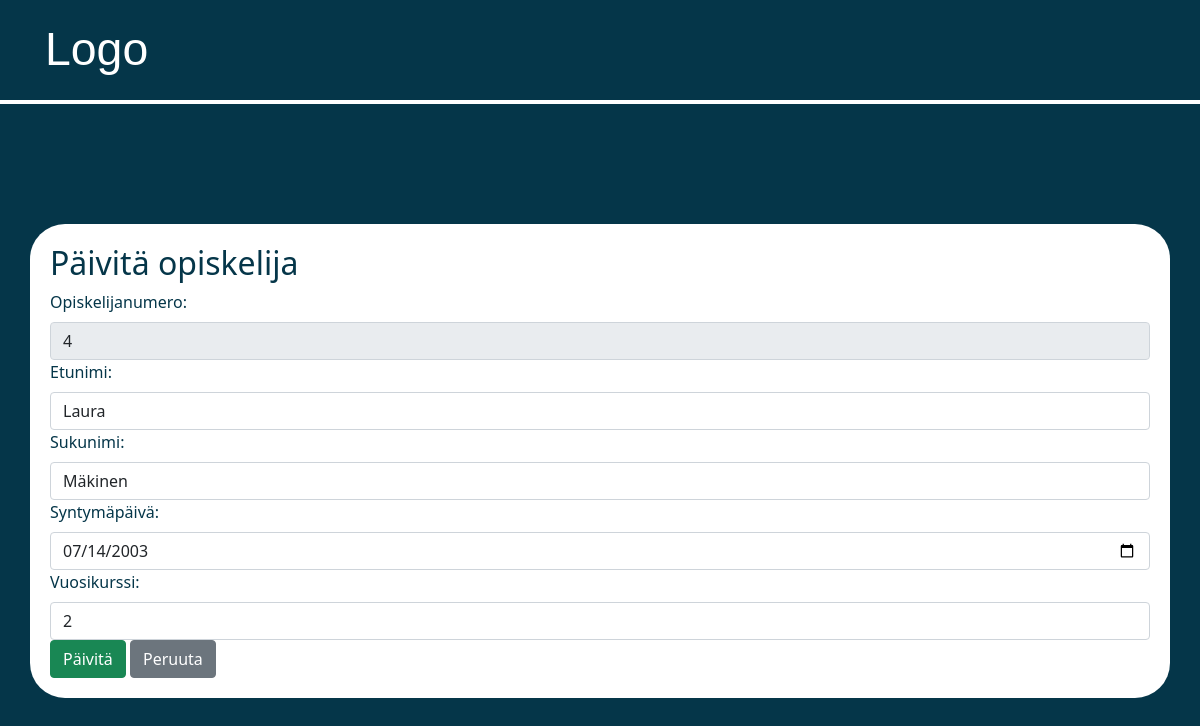
The app's page /Koodi/update.php?table=opiskelijat&id=4 with its own data.
### tables this page shows
CREATE TABLE `opiskelijat` (
  `Opiskelijanumero` int(11) NOT NULL,
  `Etunimi` varchar(20) NOT NULL,
  `Sukunimi` varchar(20) NOT NULL,
  `Syntymapaiva` date NOT NULL,
  `Vuosikurssi` int(11) NOT NULL
);

### Koodi/update.php (the view, shortened to what this page needs)
<?php
include("yhteys.php");
$id = $_GET['id'] ?? '';
$sql = "SELECT * FROM opiskelijat WHERE Opiskelijanumero = ?";
$stmt = $yhteys->prepare($sql);
$stmt->execute([$id]);
$student = $stmt->fetch(PDO::FETCH_ASSOC);
?>
<!DOCTYPE html>
<html>
<head>
    <link href="https://cdn.jsdelivr.net/npm/bootstrap@5.1.3/dist/css/bootstrap.min.css" rel="stylesheet">
    <link rel="stylesheet" href="styles1.css">
</head>
<body>
    <div class="header">
        <a href="index.php" class="logo">Logo</a>
    </div>
    <div class="container">
        <h2>Päivitä opiskelija</h2>
        <form method="POST">
            <div>
                <label class="form-label">Opiskelijanumero:</label>
                <input type="text" class="form-control" value="<?= $student['Opiskelijanumero'] ?>" readonly>
            </div>
            <div>
                <label class="form-label">Etunimi:</label>
                <input type="text" name="etunimi" class="form-control" value="<?= htmlspecialchars($student['Etunimi']) ?>" required>
            </div>
            <div>
                <label class="form-label">Sukunimi:</label>
                <input type="text" name="sukunimi" class="form-control" value="<?= htmlspecialchars($student['Sukunimi']) ?>" required>
            </div>
            <div>
                <label class="form-label">Syntymäpäivä:</label>
                <input type="date" name="syntymapaiva" class="form-control" value="<?= $student['Syntymapaiva'] ?>" required>
            </div>
            <div>
                <label class="form-label">Vuosikurssi:</label>
                <input type="number" name="vuosikurssi" class="form-control" value="<?= $student['Vuosikurssi'] ?>" required>
            </div>
            <button type="submit" class="btn btn-success">Päivitä</button>
            <a href="tiedot.php" class="btn btn-secondary">Peruuta</a>
        </form>
    </div>
</body>
</html>

### Koodi/styles1.css (style rules this page uses)
html, body { margin: 0; padding: 0; width: 100%; display: flex; flex-direction: column; background-color: rgb(5, 54, 73); }
.header { display: flex; justify-content: space-between; align-items: center; padding: 15px; background-color: rgb(5, 54, 73); border-bottom: 0.3rem solid white; }
.header a { padding: 10px 15px; transition: all 0.3s ease; }
.header a { margin: 0; color: white; text-decoration: none; font-size: 1.3rem; font-family: 'Gill Sans', 'Gill Sans MT', Calibri, 'Trebuchet MS', sans-serif; transition: all 0.3s ease; }
.header .logo { align-items: center; padding: 0; text-align: left; color: white; margin-left: 30px; text-decoration: none; font-size: 2.9rem; }
.container { padding: 20px; align-items: center; color: rgb(5, 54, 73); background-color: white; border-radius: 35px; margin-top: 10%; }

### records on screen
opiskelijat: Opiskelijanumero "4", etunimi "Laura", sukunimi "Mäkinen", syntymapaiva "07/14/2003", vuosikurssi "2"
